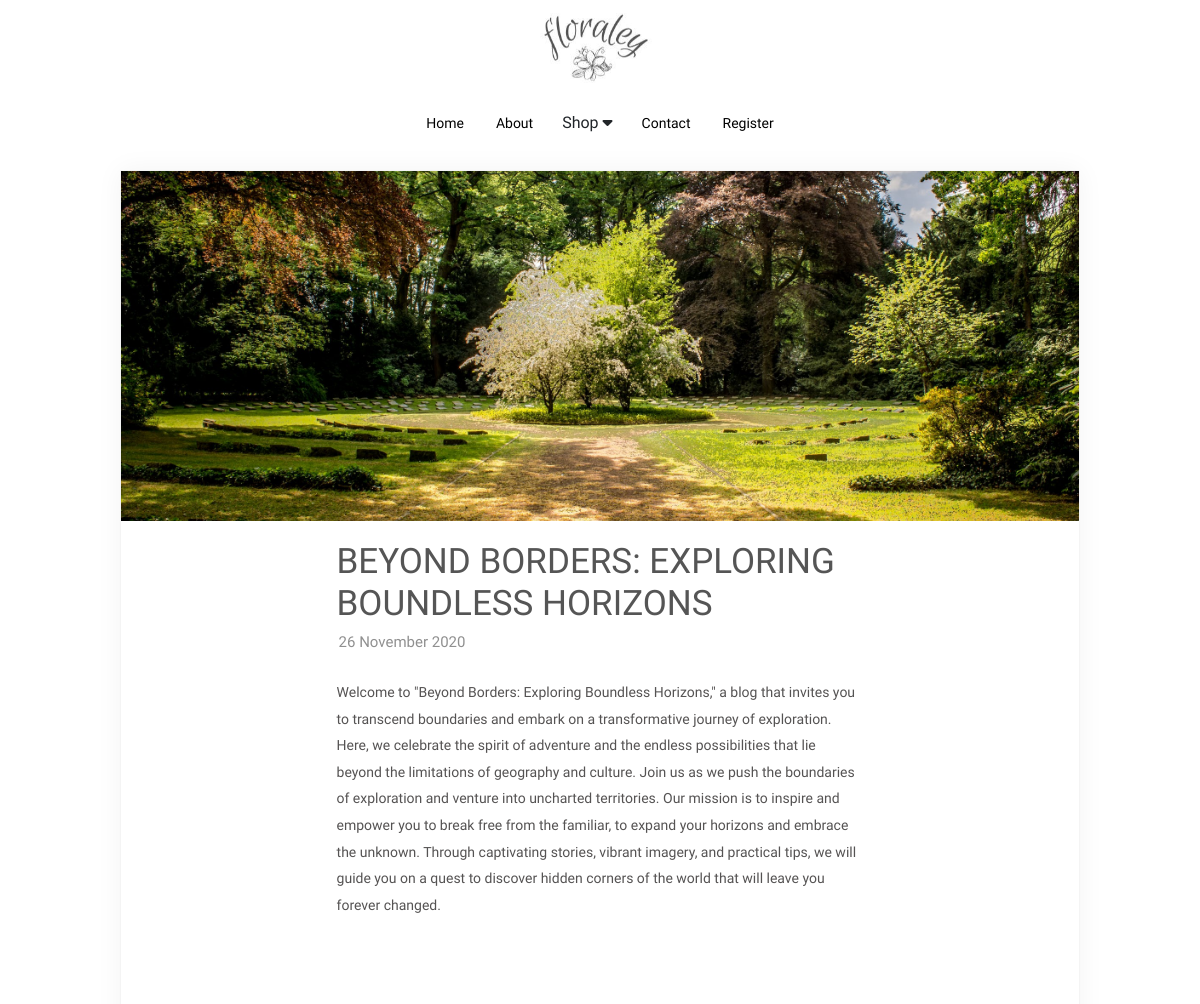
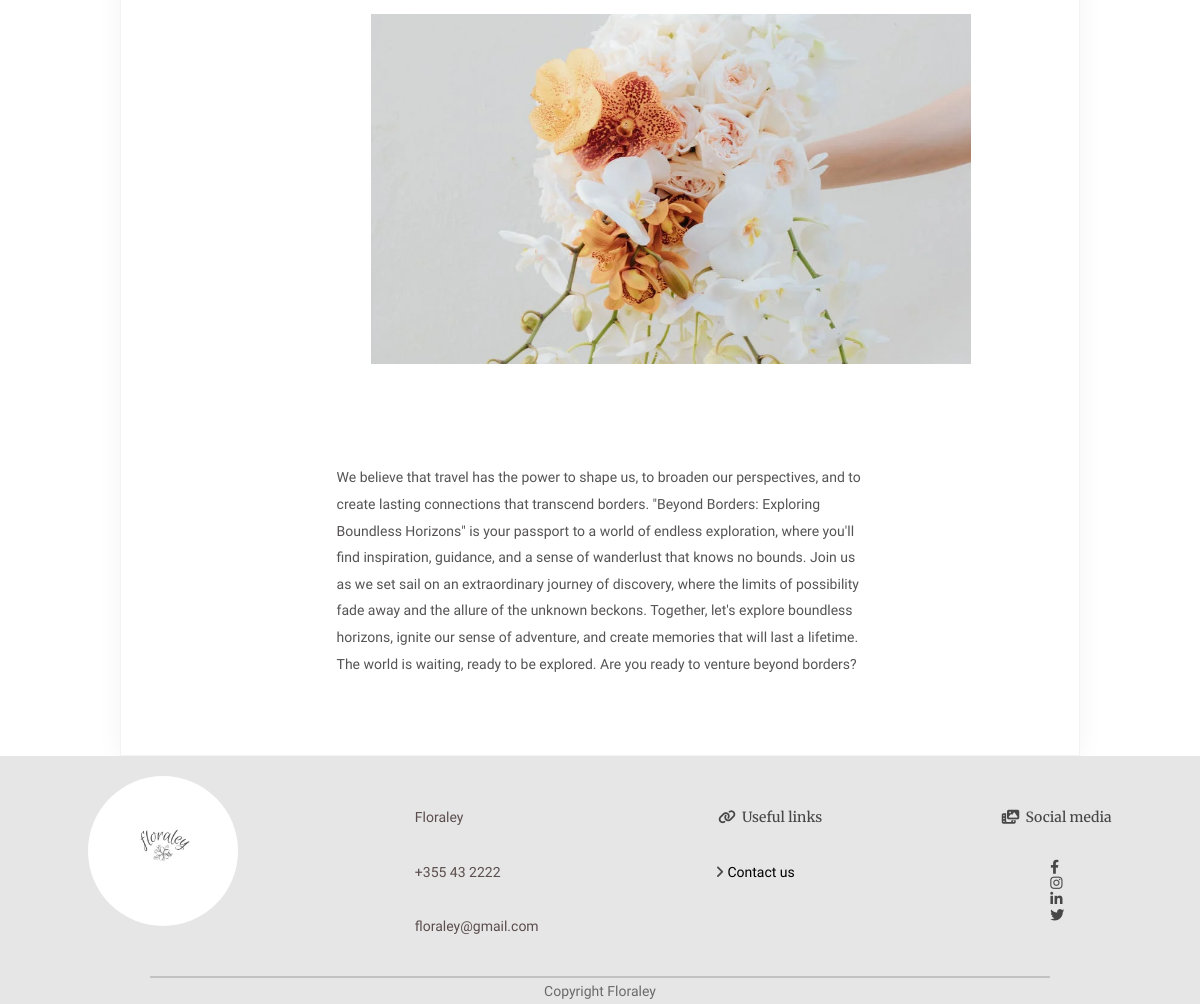
Page /blog/3 on the committed database (2 pictures, top to bottom).
### Aplikacioni/models.py (models this page shows, shortened)
class Fullblog (models.Model):
    fullblog_id = models.AutoField(primary_key=True)
    fullblog_title=models.TextField(max_length=1000, null=True, blank=True)
    fullblog_text=models.TextField(max_length=1000, null=True, blank=True)
    fullblog_img = models.ImageField(upload_to='blog/')
    fullblog_date=models.CharField(max_length=50, null = True , blank=True)
    fullblog_img2 = models.ImageField(upload_to='blog/')
    fullblog_text2=models.TextField(max_length=1000, null=True, blank=True)

### Aplikacioni/views.py (the view)
# urls.py: path("blog/<id>" , views.blog , name="blog"),
def blog (request,id):
     kategorit = Kategoria.objects.all().order_by("-kategoria_id")
     fullblogs = Fullblog.objects.get(fullblog_id=id)
     context={"fullblogs":fullblogs, "kategorit":kategorit}
     return render (request, "blog.html", context)

### Aplikacioni/templates/blog.html (shortened to what this page needs)
<!DOCTYPE html>
{% extends 'index.html' %}
{% load static %}
{% block style %}
    <link rel="stylesheet" href="{% static 'style/navbar.css' %}">{% endblock %}
    {% block content %}
    {% include "navbar2.html" %}
<div class="blog-post">
	<div class="blog-hero">
		<img src="{{fullblogs.fullblog_img.url}}" width="100%"
    height="350">
	</div>
		<article>
			<div class="blog-content">
				<summary>
					<h3>{{ fullblogs.fullblog_title }}</h3>
					<div class="blog-date">{{fullblogs.fullblog_date }}</div>
				</summary>
				<p>{{ fullblogs.fullblog_text }}</p>
			</div>
			<div class="blog-img">
				<img src="{{fullblogs.fullblog_img2.url}}" width="600px" height="350px">
			</div>
			<div class="blog-content">
				<p>{{ fullblogs.fullblog_text2 }}</p>
			</div>
	</article>
</div>
{% endblock %}

### Aplikacioni/static/style/navbar.css (style rules this page uses)
* { box-sizing: border-box; font-family: 'Nanum Myeongjo', serif; }
body, html { overflow-x: hidden; }
body { margin: 0; width: 100%; font-family: "Oswald", sans-serif; font-size: 12pt; font-weight: 400; }
img { object-fit: cover; }
body { font: 500 14px "Source Sans Pro"; color: #555353; }
h3, h4 { color: #373737; }
h3 { font-size: 1.6em; font-weight: 700; }
p { line-height: 1.9em; margin: 2em 0; font-size: 1em; font-weight: 500; }
.blog-post { width: 80%; max-width: 1100px; background: white; margin: 20px auto 0; border: 1px solid #f4f4f4; box-shadow: 0 0 25px rgba(0, 0, 0, 0.05); }
.blog-hero { background-size: cover; position: relative; }
summary { margin-top: 20px; display: inline-block; }
summary h3 { width: 100%; font-size: 2.5em; color: #555; font-weight: 500; }
summary .blog-date { width: 100%; font-size: 15px; padding-left: 2px; color: #909090; }
article { padding-bottom: 50px; }
.blog-content { width: 55%; margin: auto; }
.blog-img { margin: 100px 250px; background-size: cover; position: relative; }

### rows in the picture
Fullblog: fullblog_img (picture), fullblog_title "BEYOND BORDERS: EXPLORING BOUNDLESS HORIZONS", fullblog_date "26 November 2020", fullblog_text "Welcome to \"Beyond Borders: Exploring Boundless Horizons,\" a blog that invites you to transcend boundaries and embark on a transformative journey of exploration. Here, we celebrate the spirit of adventure and the endless possibilities that lie beyond the limitations of geography and culture. Join us as we push the boundaries of exploration and venture into uncharted territories. Our mission is to inspire and empower you to break free from the familiar, to expand your horizons and embrace the unknown. Through captivating stories, vibrant imagery, and practical tips, we will guide you on a quest to discover hidden corners of the world that will leave you forever changed.", fullblog_img2 (picture), fullblog_text2 "We believe that travel has the power to shape us, to broaden our perspectives, and to create lasting connections that transcend borders. \"Beyond Borders: Exploring Boundless Horizons\" is your passport to a world of endless exploration, where you'll find inspiration, guidance, and a sense of wanderlust that knows no bounds. Join us as we set sail on an extraordinary journey of discovery, where the limits of possibility fade away and the allure of the unknown beckons. Together, let's explore boundless horizons, ignite our sense of adventure, and create memories that will last a lifetime. The world is waiting, ready to be explored. Are you ready to venture beyond borders?"
